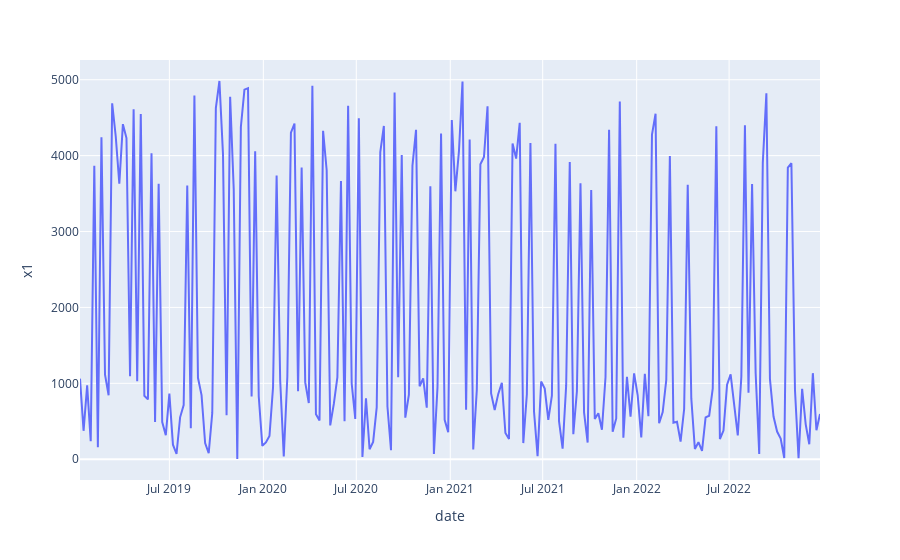
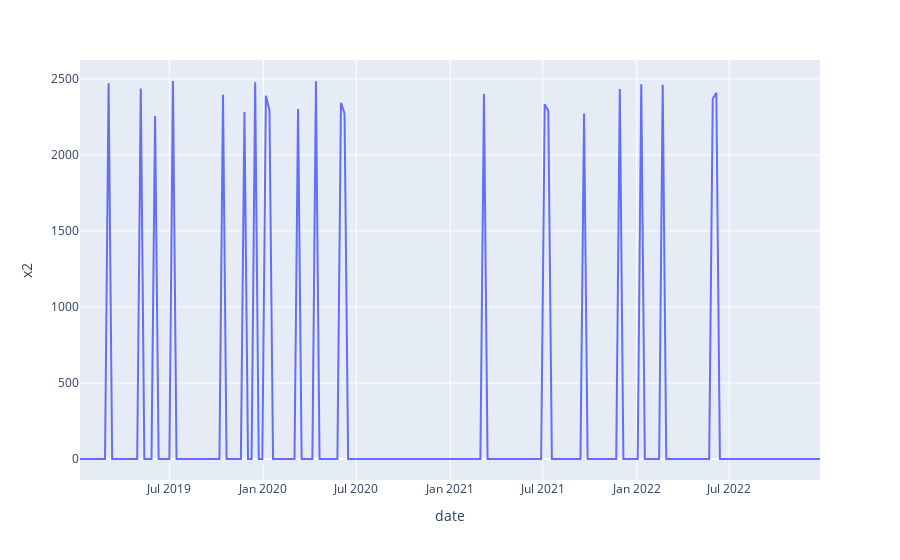

The code cell stored with these charts, in order, in its notebook:
### Markdown cell above
### Simulate data

### Code cell
seed: int = sum(map(ord, "mmm"))
rng: np.random.Generator = np.random.default_rng(seed=seed)

# date range
min_date = pd.to_datetime("2019-01-01")
max_date = pd.to_datetime("2022-12-31")

df = pd.DataFrame(
    data={"date": pd.date_range(start=min_date, end=max_date, freq="W-MON")}
)

n = df.shape[0]

# media data
x1 = rng.uniform(low=0.0, high=1.0, size=n)
df["x1"] = np.where(x1 > 0.7, 5e3*x1, 5e3*x1/3)

x2 = rng.uniform(low=0.0, high=1.0, size=n)
df["x2"] = np.where(x2 > 0.9, 2.5e3*x2, 0)

# Create a line plot for x1
fig_1 = px.line(df, x='date', y='x1', title='')

# Create a line plot for x2
fig_2 = px.line(df, x='date', y='x2', title='')

# Show the plots
fig_1.show()
fig_2.show()

### Figure 1 — Plotly figure (JSON) as saved in the notebook; plotly's stock layout.template omitted (floating-point values rounded to 4 significant figures; data arrays with more than 128 entries replaced by an {"elided": "..."} marker saying what was removed)
{"data": [{"hovertemplate": "date=%{x}<br>x1=%{y}<extra></extra>", "legendgroup": "", "line": {"color": "#636efa", "dash": "solid"}, "marker": {"symbol": "circle"}, "mode": "lines", "name": "", "orientation": "v", "showlegend": false, "type": "scatter", "x": {"elided": "208 str values"}, "xaxis": "x", "y": {"elided": "208 float values"}, "yaxis": "y"}], "layout": {"legend": {"tracegroupgap": 0}, "margin": {"t": 60}, "xaxis": {"anchor": "y", "domain": [0, 1], "title": {"text": "date"}}, "yaxis": {"anchor": "x", "domain": [0, 1], "title": {"text": "x1"}}}}

### Figure 2 — Plotly figure (JSON) as saved in the notebook; plotly's stock layout.template omitted (floating-point values rounded to 4 significant figures; data arrays with more than 128 entries replaced by an {"elided": "..."} marker saying what was removed)
{"data": [{"hovertemplate": "date=%{x}<br>x2=%{y}<extra></extra>", "legendgroup": "", "line": {"color": "#636efa", "dash": "solid"}, "marker": {"symbol": "circle"}, "mode": "lines", "name": "", "orientation": "v", "showlegend": false, "type": "scatter", "x": {"elided": "208 str values"}, "xaxis": "x", "y": {"elided": "208 float values"}, "yaxis": "y"}], "layout": {"legend": {"tracegroupgap": 0}, "margin": {"t": 60}, "xaxis": {"anchor": "y", "domain": [0, 1], "title": {"text": "date"}}, "yaxis": {"anchor": "x", "domain": [0, 1], "title": {"text": "x2"}}}}
